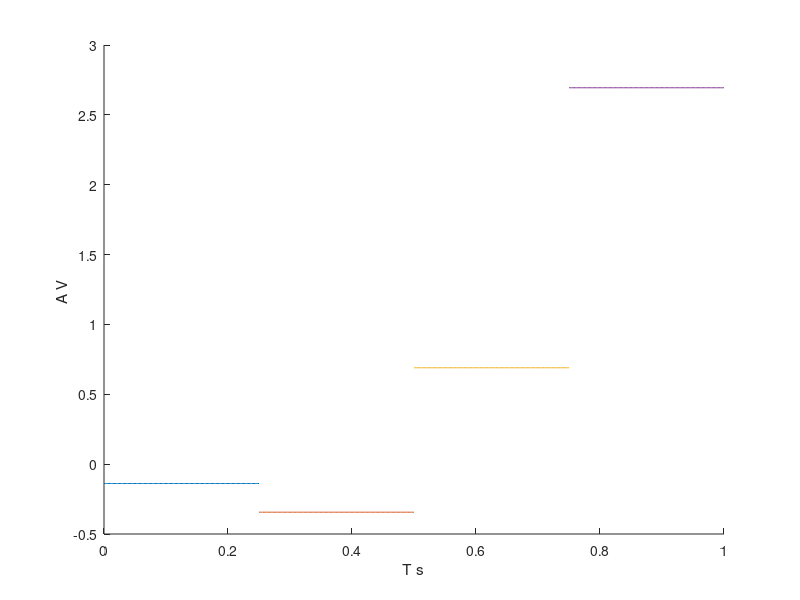

Recreate this plot in MATLAB.
hold on;
%folosesc aceasta intructiune pentru a pastra graficul curent atunci cand
%adaug alt grafic
%temporara de 2ms
r1=rand(1); %genereaza cate un numar aleator cu distributie uniforma
r2=rand(1);
r3=rand(1);
r4=rand(1);
t1=0:.002:0.25;
t2=0.25:.002:0.5;
x1=-3*r1*square(2*pi*4*t1,100);
x2=-1*r2*square(2*pi*4*t2,100);
x3=r3*square(2*pi*4*t1,100);
x4=3*r4*square(2*pi*4*t1,100);
plot(t1,x1);
plot(t2,x2);
plot(0.25+t2,x3);
plot(0.5+t2,x4);
xlabel('T s')
ylabel('A V ')
